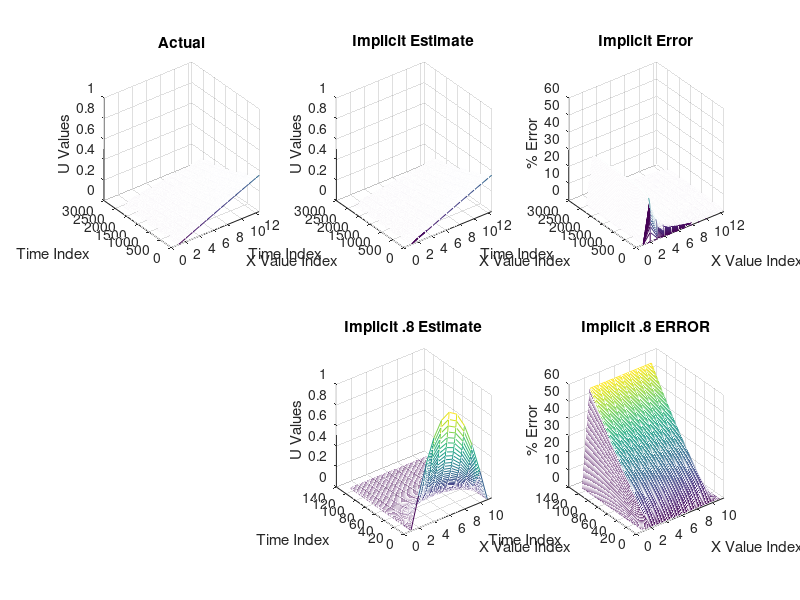

The MATLAB script that drew this image:
clear; clc;

% Visualization of 10.6.2
Eactual = csvread('ImplicitBLOCKACTUAL.csv');

Eestimate = csvread('ImplicitBLOCK.csv');
Eerror = csvread('ImplicitERROR.csv');
E8estimate = csvread('Implicit8BLOCK.csv');
E8error = csvread('Implicit8ERROR.csv');


figure(1);
% Actual Plot 
subplot(2,3,1);
mesh(Eactual);
xlim([0 12.5]);
title('Actual');
xlabel('X Value Index');
ylabel('Time Index');
zlabel('U Values');

% Implicit Estimate Plot
subplot(2,3,2);
mesh(Eestimate);
xlim([0 12.5]);
title('Implicit Estimate');
xlabel('X Value Index');
ylabel('Time Index');
zlabel('U Values');

% Implicit Estimate Error
subplot(2,3,3);
mesh(Eerror);
xlim([0 12.5]);
title('Implicit Error');
xlabel('X Value Index');
ylabel('Time Index');
zlabel('% Error');

% Implicit Estimate .8
subplot(2,3,5);
mesh(E8estimate);
xlim([0 11.5]);
title('Implicit .8 Estimate');
xlabel('X Value Index');
ylabel('Time Index');
zlabel('U Values');

% Implicit .8 Error
subplot(2,3,6);
mesh(E8error);
xlim([0 11.5]);
title('Implicit .8 ERROR');
xlabel('X Value Index');
ylabel('Time Index');
zlabel('% Error');
